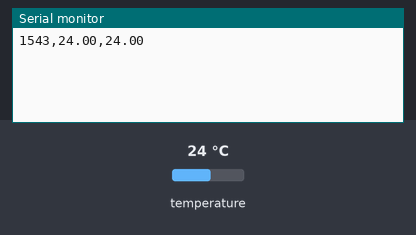
Bench run of a sketch on a simulated Arduino Uno, built with avr-gcc and run on an emulated ATmega328P. Parts: the last lines printed to the serial monitor. The inputs (shaded band) are chosen by the test bench; at power-on: temperature 24 °C.

Above: at 1.9 s.
2.0 s: temperature set to 12 °C
At 2.8 s:
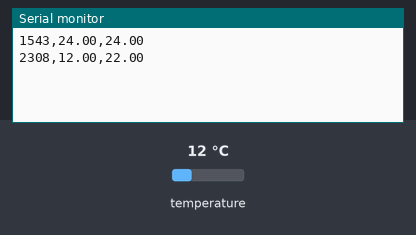
3.5 s: temperature set to 19 °C
At 4.5 s:
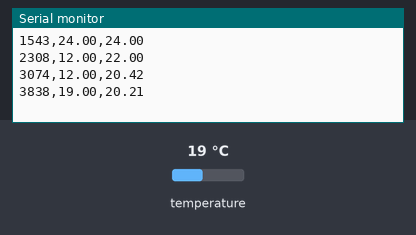
Timing chart, 0 to 6.5 s (numbered marks = the images above; inputs shaded):
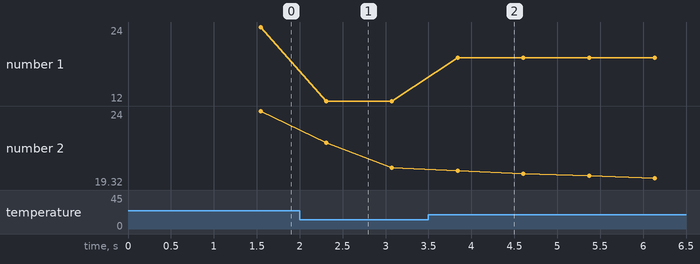

The sketch:

braking_datalogging_24-25_code.ino
```cpp
// McMaster Chem-E Car Team
// Datalogging Code - 24/25

/*
Some datalogging code for the Braking sub-team to run on the previous year's car.
Uses the new Kalman filtering algorithm to reduce noise in data implemented on the
newer car alongside several other features, but adapted to run on the Arduino UNO
from last year. It uses the old car as a stationary platform so that they can
complete their testing of the reaction temporarily while the Mechanical sub-team
continues to work on getting this year's car chassis fabricated. The code is taken
piece-meal from the current code, but adapted to work with the UNO and an L298N
motor driver for the stirring mechanism. It also uses a micro-servo for the reactant
dumping mechanism, 8 AA batteries to provide a 12 V power source to the L298N and
for the stirring motor, a potentiometer to vary the stirring speed, and a DS18B20
temperature sensor. All data is output via serial to Excel Data Streamer.
*/

#include <OneWire.h>
#include <DallasTemperature.h>
// #include <Servo.h>

#define ONE_WIRE_BUS 2 // Pin for the DS18B20 data line

// #define POT_PIN A5  // Pin for potentiometer to var stir speed
// #define MOTOR_1 10  // Motor driver PWM pin 1
// #define MOTOR_2 11  // Motor driver PWM pin 2
// #define servo_pwm 3 // Servo motor PWM pin

// Servo servo; // Create servo object

OneWire oneWire(ONE_WIRE_BUS);       // create a OneWire instance to communicate with the sensor
DallasTemperature sensors(&oneWire); // pass oneWire reference to Dallas Temperature sensor

// variables to store temperature
double temperatureC; // Current temperature
double initTemp;     // Initial temperature for differential calculation

// KALMAN FILTER variables
double x_temp; // Filtered temperature
double p_temp; // Initial error covariance

// Process noise and measurement noise
double q_temp; // Process noise covariance
double r_temp; // Measurement noise covariance

// bool run = false; // Check if the code has run before or only started

// Potentiometer variables to control speed.
// unsigned long pot_pos;
// unsigned int speed;

/*
Description: Subroutine to empty the contents of the cup using the servo.
Inputs:      void
Outputs:     void
Parameters:  void
Returns:     void
*/
// void servo_dump()  // Open ball valve with servo to empty cup
// {
//   servo.writeMicroseconds(1500);  // Rotate to 90 deg position without delay
//   delay(6000);                    // Wait 6 s to empty
//   servo.writeMicroseconds(500);   // Return to default position
// }

/*
Description: Subroutine to implement Kalman filtering on temperature sensor data.
Inputs:      void
Outputs:     (double)x_temp, (double)p_temp
Parameters:  (double)x_k, (double)p_k, (double)q, (double)r, (double)input
Returns:     void
*/
void kalman_filter(double x_k, double p_k, double q, double r, double input) // Kalman filtering algorithm
{
  // Kalman filter prediction
  double x_k_minus = x_k;     // Predicted next state estimate
  double p_k_minus = p_k + q; // Predicted error covariance for the next state

  // Kalman filter update

  /* Kalman gain: Calculated based on the predicted error covariance
  and the measurement noise covariance, used to update the
  state estimate (x_k) and error covariance (p_k). */
  double k = p_k_minus / (p_k_minus + r); // Kalman gain

  // Comparison with actual sensor reading
  x_k = x_k_minus + k * (input - x_k_minus); // Updated state estimate
  p_k = (1 - k) * p_k_minus;                 // Updated error covariance

  // Output results and update global variables
  x_temp = x_k;
  p_temp = p_k;
}

/*
Description: Arduino setup subroutine.
Inputs:      void
Outputs:     void
Parameters:  void
Returns:     void
*/
void setup()
{
  Serial.begin(115200); // Start serial communication (adjust baud rate as needed)

  sensors.begin();                       // Initialize the DS18B20 sensor
  sensors.requestTemperatures();         // Request temperature from all devices on the bus
  initTemp = sensors.getTempCByIndex(0); // Get temperature in Celsius

  // Initialize Kalman filter parameters
  x_temp = initTemp; // Initial state estimate
  p_temp = 0.1;      // Initial error covariance
  q_temp = 0.01;     // Process noise covariance
  r_temp = 0.5;      // Measurement noise covariance

  // Set stirring motor PWM and potentiometer pin modes
  // pinMode(MOTOR_1, OUTPUT);
  // pinMode(MOTOR_2, OUTPUT);
  // pinMode(POT_PIN, INPUT);

  // Set pin modes for ENA and ENB pins that are tied to L298N motor driver (see datasheet for use)
  // pinMode(6, OUTPUT);
  // pinMode(9, OUTPUT);

  // Initialize servo to default position
  // servo.attach(servo_pwm);
  // servo.writeMicroseconds(500);
}

/*
Description: Arduino loop subroutine.
Inputs:      void
Outputs:     void
Parameters:  void
Returns:     void
*/
void loop()
{
  // Run ENA and ENB at max
  // analogWrite(6, 255); // ENA pin
  // analogWrite(9, 255); // ENB pin

  // Set motor pin 1 to low
  // digitalWrite(MOTOR_1, LOW);

  // Get potentiometer input as 8-bit value
  // pot_pos = analogRead(POT_PIN);
  // speed = pot_pos / 4;

  // if (!run) // Runs if the code hasn't run yet, not placed in setup due to issues when running it there
  // {
  //   analogWrite(MOTOR_2, 127);   // Set stirring motor to 50% speed on startup to prevent stall
  //   delay(2000);                 // Delay to let the motor spin up
  //   analogWrite(MOTOR_2, speed); // Set motor to spin according to potentiometer
  //   delay(8000);                 // Delay to change speed & for user to get set up in Excel for datalogging
  //   servo_dump();                // Dump reactants into vessel
  //   run = true;                  // Set run true to prevent this block from running again & to signify the program has initialized
  // }
  // else
  // {
  //   analogWrite(MOTOR_2, speed); // Set motor to spin according to potentiometer
  // }

  sensors.requestTemperatures();             // Request temperature from all devices on the bus
  temperatureC = sensors.getTempCByIndex(0); // Get temperature in Celsius

  // Update kalman filter for temperature
  kalman_filter(x_temp, p_temp, q_temp, r_temp, temperatureC);

  // Output all necessary data for datalogging in CSV format for Excel Data Streamer
  Serial.print(millis());
  Serial.print(",");
  Serial.print(temperatureC);
  Serial.print(",");
  Serial.println(x_temp);
  // Serial.print(",");
  // Serial.println(speed);
}
```

Measured:
- after the input at 2.0 s, the serial monitor: prints a new line after 0.31 s (image 1)
- after the input at 3.5 s, the serial monitor: prints a new line after 0.34 s (image 2)
- plotted number 1: 24 → 12 after the input at 2.0 s, 12 → 19 after the input at 3.5 s
- plotted number 2: 24 → 20.42 after the input at 2.0 s, 20.42 → 19.32 after the input at 3.5 s
